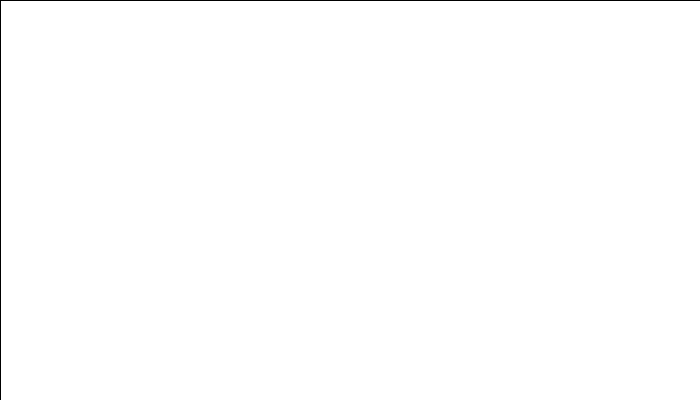
Frame 1 (no input)
Frame 60 (the mouse pressed at the canvas centre just before this capture): identical to frame 1, image omitted
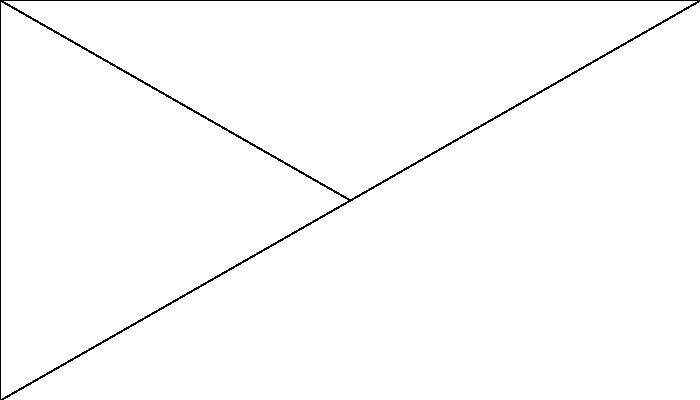
Frame 120 (the mouse held since frame 60 and released just before this capture)

The Processing sketch that drew these frames (run headless with seeded random() and noise(); from frame 60 on, the mouse is pressed at the canvas centre):

// Processing sketch: processing_36303
// ── processing_36303.pde

 float[] t = new float[700/2];
float[] b = new float[700/2];
float []l = new float [400/2];
float[] r = new float [400/2];

void setup(){
  size(700,400);
  background (255);
}

void draw(){

 
  for (int i  = 0; i< width/2 ;i =  i+2){
   line(t[i],0,pmouseX,pmouseY); 
  }
    for (int j  = 0; j< width/2 ;j =  j+2){
   line(b[j],height,pmouseX,pmouseY); 
  }
   for (int k  = 0; k< height/2 ;k =  k+2){
   line(0,l[k],pmouseX,pmouseY); 
  }
  
   for (int k  = 0; k< height/2 ;k =  k+2){
   line(width,r[k],pmouseX,pmouseY); 
  }
}

void mouseMoved(){
 stroke(random(255)); 
}

void mousePressed(){
 background(0); 
}
